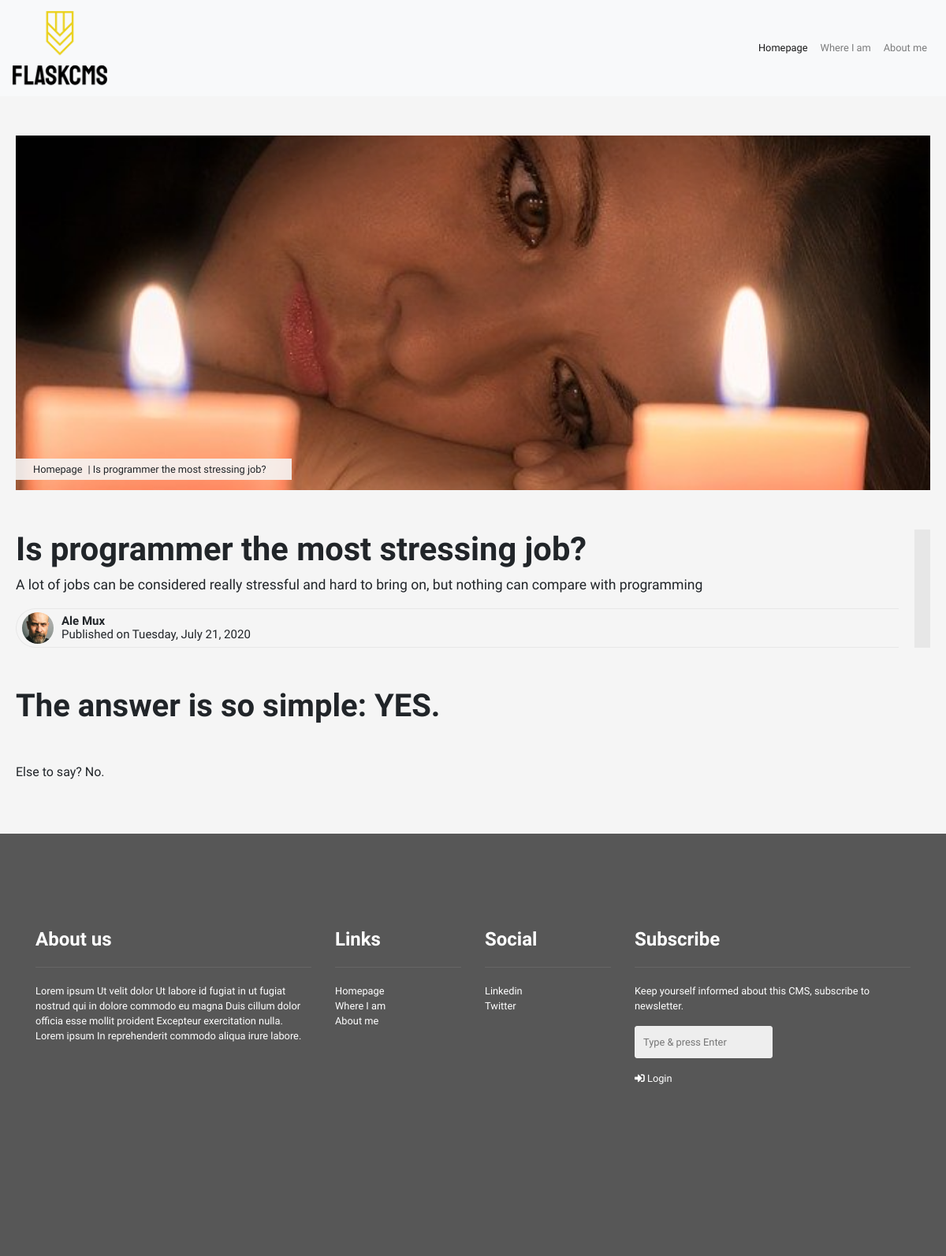
Screenshot of /post/is-programmer-the-most-stressing-job with the database file from the repository.
### tables this page shows
CREATE TABLE 'pages' ('idpages' integer PRIMARY KEY AUTOINCREMENT NOT NULL, 'is_visible' integer DEFAULT 0 , 'title' varchar(500), 'subtitle' varchar(500), 'text' text, 'menu_item' integer DEFAULT 0 , 'menu_order' integer DEFAULT 0 , 'photo' varchar(150), 'locked' boolean DEFAULT 0, 'meta_title' varchar(150) DEFAULT '', 'meta_description' varchar(500), 'meta_keywords' varchar(150), 'meta_image' varchar(150), 'url' varchar(250));

CREATE TABLE "post" (
	"idpost"	integer NOT NULL,
	"is_visible"	integer DEFAULT 0,
	"title"	varchar(150),
	"subtitle"	INTEGER,
	"text"	varchar(5000),
	"idusers"	integer DEFAULT 0,
	"date"	datetime DEFAULT CURRENT_TIMESTAMP,
	"tags"	varchar(250),
	"meta_title"	varchar(250),
	"meta_description"	varchar(250),
	"meta_keywords"	varchar(200),
	"photo"	varchar(250),
	"meta_image"	varchar(150),
	"url"	varchar(150),
	"idpost_place"	INTEGER,
	PRIMARY KEY("idpost" AUTOINCREMENT)
);

CREATE TABLE "users" (
	"id"	INTEGER NOT NULL,
	"email"	TEXT NOT NULL,
	"password"	TEXT NOT NULL,
	"active"	integer DEFAULT 0,
	"name"	varchar(100),
	"idusers_level"	INTEGER DEFAULT 0,
	"photo"	varchar(250),
	PRIMARY KEY("id" AUTOINCREMENT)
);

### application.py (the view)
@app.route('/post/<post_url>')
def post_url(post_url):
    opt = global_options(db)
    menu = global_menu(db)
    post = db.execute("SELECT post.*, users.photo as user_photo, users.name FROM post, users WHERE post.idusers = users.id AND url = :url AND is_visible=1",
                    url = post_url)
    if len(post) == 0:
        return apology("Post not found", 404)
    else:
        datetime_str = str(post[0]['date'])
        datetime_object = datetime.strptime(datetime_str, '%Y-%m-%d %H:%M:%S')
        date_label = datetime_object.strftime("%A, %B %d, %Y")
        post[0]['date_label'] = date_label
    return render_template("base_post.html", opt = opt, page = post[0], menu = menu)

### application.py (called while the page is built)
@app.after_request
def after_request(response):
    response.headers["Cache-Control"] = "no-cache, no-store, must-revalidate"
    response.headers["Expires"] = 0
    response.headers["Pragma"] = "no-cache"
    return response

### helpers.py (called while the page is built)
def global_options(db):
    globals = db.execute("SELECT * FROM options WHERE id=1")
    return globals[0]

def global_menu(db):
    menu = db.execute("SELECT url, title FROM pages WHERE is_visible=1 AND menu_item=1 ORDER BY menu_order ASC")
    return menu

### templates/base_post.html (shortened to what this page needs)
<!DOCTYPE html>
<html lang="en">
    <head>
      <link href="https://maxcdn.bootstrapcdn.com/bootstrap/4.1.3/css/bootstrap.min.css" rel="stylesheet">
      <link href="/static/css/style.css" rel="stylesheet">
      <link rel="stylesheet" href="https://cdnjs.cloudflare.com/ajax/libs/animate.css/4.0.0/animate.min.css" />
      <link rel="stylesheet" href="https://use.fontawesome.com/releases/v5.13.1/css/all.css">
    </head>
    <body>
      <nav class="navbar navbar-expand-lg navbar-light bg-light">
        <a class="navbar-brand" href="/" title="Back to Homepage">
          <img src="/static/img/logo_small.png" alt="{{opt.site_name}} logo" />
        </a>
        <div class="collapse navbar-collapse" id="navbarSupportedContent">
          <ul class="navbar-nav ">
            {%
            for item in menu
            %}
            {% if item.url == 'homepage' %}
            <li class="nav-item active">
              <a class="nav-link" href="/">{{item.title}}</a>
            </li>
            {% else %}
            <li class="nav-item">
              <a class="nav-link" href="/pages/{{item.url}}">{{item.title}}</a>
            </li>
            {% endif %}
            {%
            endfor
            %}
          </ul>
        </div>
    </nav>
      <div id="contents">
          <div class="page_content">
            {% if page.photo != None and page.photo != '' %}
            <div class="page_header_image">
              <img src="/static/uploads/{{page.photo}}" alt="{{page.title}}" />
            </div>
            {% endif %}
            <div class="page_breadcrumb">
                <ul>
                    <li><a href="/">Homepage</a></li>
                    <li>{{page.title}}</li>
                </ul>
            </div>
            <div class="page_title">
              <h1>{{page.title}}</h1>
              <p>{{page.subtitle}}</p>
              <div class="page_author">
                  {% if page.user_photo != None and page.user_photo != ''%}
                  <div class="page_author_img">
                      <img src="/static/uploads/{{page.user_photo}}" />
                  </div>{% endif %}
                  <div class="page_author_name">{{page.name}}</div>
                  <div>Published on {{page.date_label}}</div>
              </div>
            </div>
            <div class="page_body">{{page.text|safe}}</div>
          </div>
      </div>
      <footer>
        <div class="container">
        <div class="row">
          <div class="col-sm-12 col-md-4">
            <h4>About us</h4>
            <p>
              Lorem ipsum Ut velit dolor Ut labore id fugiat in ut fugiat nostrud qui in dolore commodo eu magna Duis cillum dolor officia esse mollit proident Excepteur exercitation nulla. Lorem ipsum In reprehenderit commodo aliqua irure labore.
            </p>
          </div>
          <div class="col-sm-12 col-md-2">
            <h4>Links</h4>
            <ul>
              {%
              for item in menu
              %}
              {% if item.url == 'homepage' %}
              <li class="nav-item active">
                <a class="nav-link" href="/">{{item.title}}</a>
              </li>
              {% else %}
              <li class="nav-item">
                <a class="nav-link" href="/pages/{{item.url}}">{{item.title}}</a>
              </li>
              {% endif %}
              {%
              endfor
              %}
            </ul>
          </div>
          <div class="col-sm-12 col-md-2">
            <h4>Social</h4>
            <ul>
              <li><a href="https://www.linkedin.com/in/alessandro-mussini-86315849/" target="_blank" rel="noopener">Linkedin</a></li>
              <li><a href="https://twitter.com/alemussini" target="_blank" rel="noopener">Twitter</a></li>
            </ul>
          </div>
          <div class="col-sm-12 col-md-4">
            <h4>Subscribe</h4>
            <p>
              Keep yourself informed about this CMS, subscribe to newsletter.
            </p>
            <p>
              <input type="email" placeholder="Type & press Enter" />
            </p>
            <p>
              <a href="/admin"><i class="fas fa-sign-in-alt"></i> Login</a>
            </p>
          </div>
        </div>
      </div>
      </footer>
    </body>
</html>

### static/css/style.css (style rules this page uses)
body { font-family: 'Arimo', sans-serif; font-size: 16px; background-color: #f5f5f5; }
h1, h2, h3, h4, h5, h6 { font-family: 'Muli', cursive; font-weight: 800; }
nav.navbar { background-color: #eaeaea; }
input[type="email"], input[type="password"], input[type="text"], select.form-control, input[type="file"], input[type="number"] { background-color: #eeeeee; padding: 10px; width: 50%; border: 1px solid #eeeeee; border-radius: 3px; height: auto; }
.navbar-expand-lg { justify-content: space-between; }
.navbar-collapse { flex-grow: 0; }
.navbar-brand img { width: 120px; }
nav.navbar, footer { font-size: 80%; }
#contents { padding: 50px 0; }
.page_content, #contents { max-width: 1600px; margin: auto; }
.page_header_image { height: 650px; overflow: hidden; position: relative; transition: all .12s linear; }
.page_header_image img { max-width: 100%; position: absolute; top: 50%; transform: translateY(-50%); min-width: 100%; }
.page_title { margin: 50px 0; border-right: 100px solid #e7e7e7; transition: all .12s linear; }
.page_title h1 { font-size: 4rem; }
.page_title p { font-size: 120%; }
@media screen and (max-width:1600px) { .page_content { max-width: 100%; padding: 0 20px; } }
@media screen and (max-width:1600px) { .page_title { border-right-width: 50px; padding-right: 20px; } }
@media screen and (max-width:1600px) { .page_title h1 { font-size: 3rem; } }
@media screen and (max-width:1600px) { .page_title p { font-size: 110%; } }
@media screen and (max-width:1200px) { .page_header_image { height: 450px; } }
@media screen and (max-width:1200px) { .page_title { border-right-width: 20px; } }
@media screen and (max-width:1200px) { .page_title h1 { font-size: 2.6rem; } }
.page_breadcrumb { position: relative; }
.page_breadcrumb a { color:#212529; }
.page_breadcrumb ul { list-style: none; padding: 0; margin: 0; position: absolute; top: -40px; background-color: rgba(245, 245, 245, 0.89); padding: 4px 22px; font-size: 80%; }
.page_breadcrumb ul li { display: inline-block; margin-right:10px; position:relative; }
.page_breadcrumb ul li:after { content:"|"; position:absolute; right:-10px; }
.page_breadcrumb ul li:last-child:after { content:""; }
.page_author_img { width: 40px; height: 40px; overflow: hidden; border-radius: 80px; float: left; margin: 4px 10px 0 7px; }
.page_author_img img { width: 100%; }
.page_author_name { font-weight: bold; margin: 7px 0 0 0; }
.page_author { font-size: 15px; line-height: 17px; border: 1px solid #e7e7e7; border-radius: 60px; height: 50px; border-bottom-right-radius: 0; border-top-right-radius: 0; border-right: 0; }
footer { padding: 120px 0 200px 0; background: #575757; color: #FFF; }
footer h4 { margin: 0; margin-bottom: 0px; border-bottom: 1px solid #666565; padding-bottom: 20px; margin-bottom: 20px; }
footer ul { list-style: none; padding: 0; }
footer a { color: #fff; }
footer input { padding: 15px 22px; font-family: 'Arimo', sans-serif; border: none; border-radius: 3px; background-color: #d0d0d0; }
footer .nav-link { padding: 0; }

### rows the page displays
pages: title "Homepage"
pages: title "Where I am"
pages: title "About me"
post: photo (picture), title "Is programmer the most stressing job?", subtitle "A lot of jobs can be considered really stressful and hard to bring on, but nothing can compare with programming", text "The answer is so simple: YES. Else to say? No."
users: user_photo (picture), name "Ale Mux"

### other values shown
{{ page.date_label }} "Tuesday, July 21, 2020"
